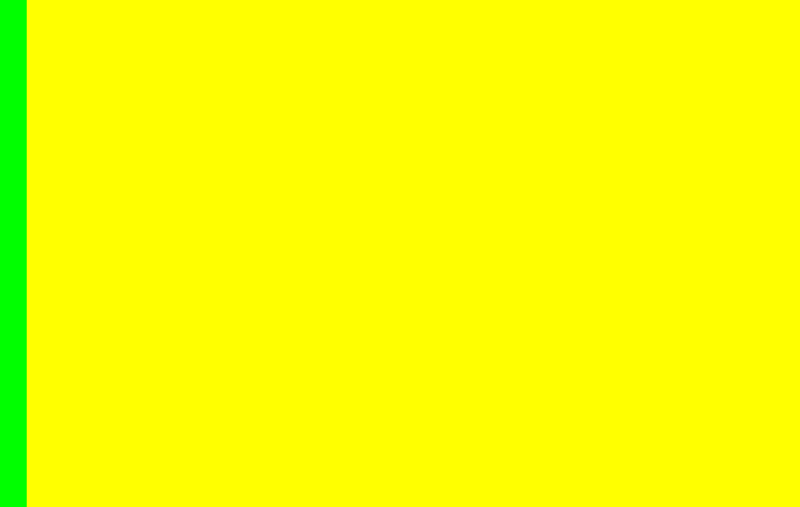
Frame 1 (no input)
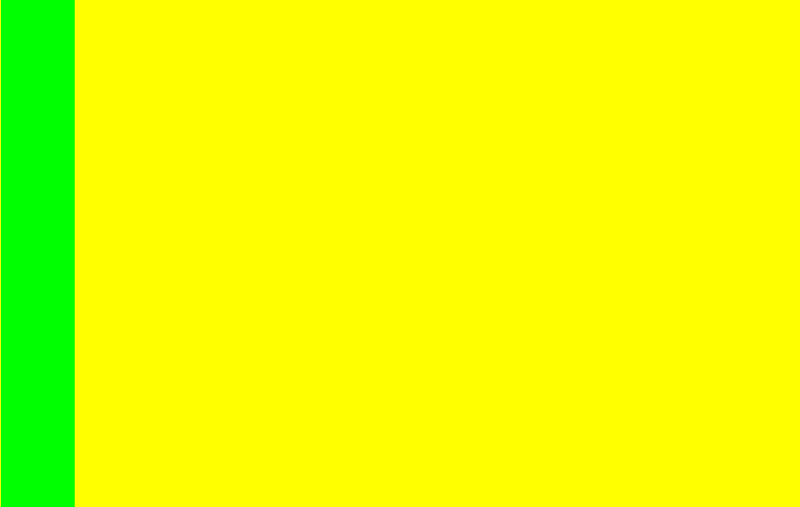
Frame 60 (the mouse pressed at the canvas centre just before this capture)
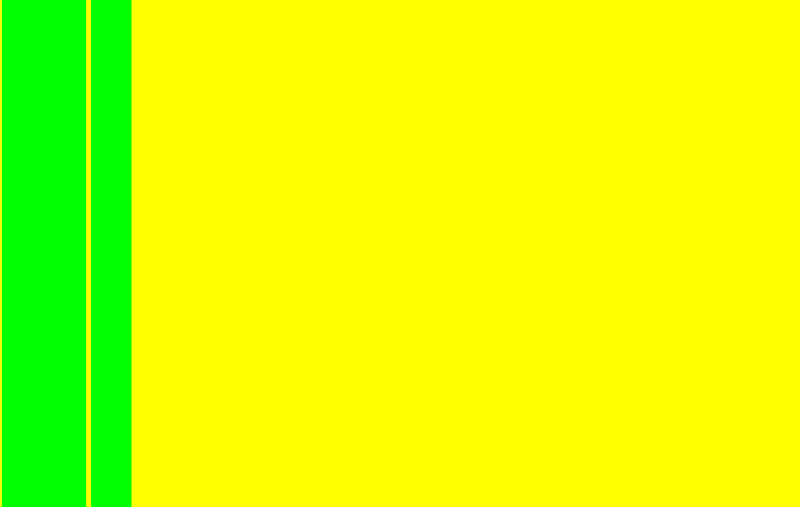
Frame 120 (the mouse held since frame 60 and released just before this capture)

The Processing sketch that drew these frames (run headless with seeded random() and noise(); from frame 60 on, the mouse is pressed at the canvas centre):

// Processing sketch: processing_43820
// ── processing_43820.pde

color cr=color(255,0,0);      //defines RED
color cg=color(0,255,0);      //defines GREEN
color cb=color(0,0,255);      //defines BLUE
color cy=color(255,255,0);    //defines YELLOW
color[] colors = {            //random selects one of above colors
  cr,cg,cb,cy
};
color c1=(colors[int(random(0,4))]);  //assigns a random color from above to c1-4
color c2=(colors[int(random(0,4))]);
color c3=(colors[int(random(0,4))]);
color c4=(colors[int(random(0,4))]);
             
Stripe[]stripes=new Stripe [14];

void setup() {
  size(800,507);
  for (int i =0; i < stripes.length; i++) {
    stripes[i] = new Stripe();
  }
}
  
 void draw() {  
   background(c3);
   for (int i =0; i < stripes.length; i++) {
   //check if mouse is over the stripe
    stripes[i].move();
    stripes[i].display();
    stripes[i].rollover(mouseX,mouseY);
  }
 }
class Stripe {
 float x;
 float speed;
 float w;//width of stripe
 boolean mouse; //state of stripe 
 
 Stripe() {
   x = 0;
   speed = random(1);
   w= random (10,30);
    mouse = false;
 }
 //Draw Stripe
 void display() {
   if (mouse) {
     fill(c1);
   } else {
     fill (c2);
   }
   noStroke();
   rect(x,0,w,height);
 }

  
 //move stripe
 void move() {
 x+= speed;
 if (x > width+20) x = -20;
 }
 
 void rollover (int mx,int my) {
   if (mx > x && mx < x + w) {
     mouse = true;
   }else{
     mouse = false;
   }
 }
}
